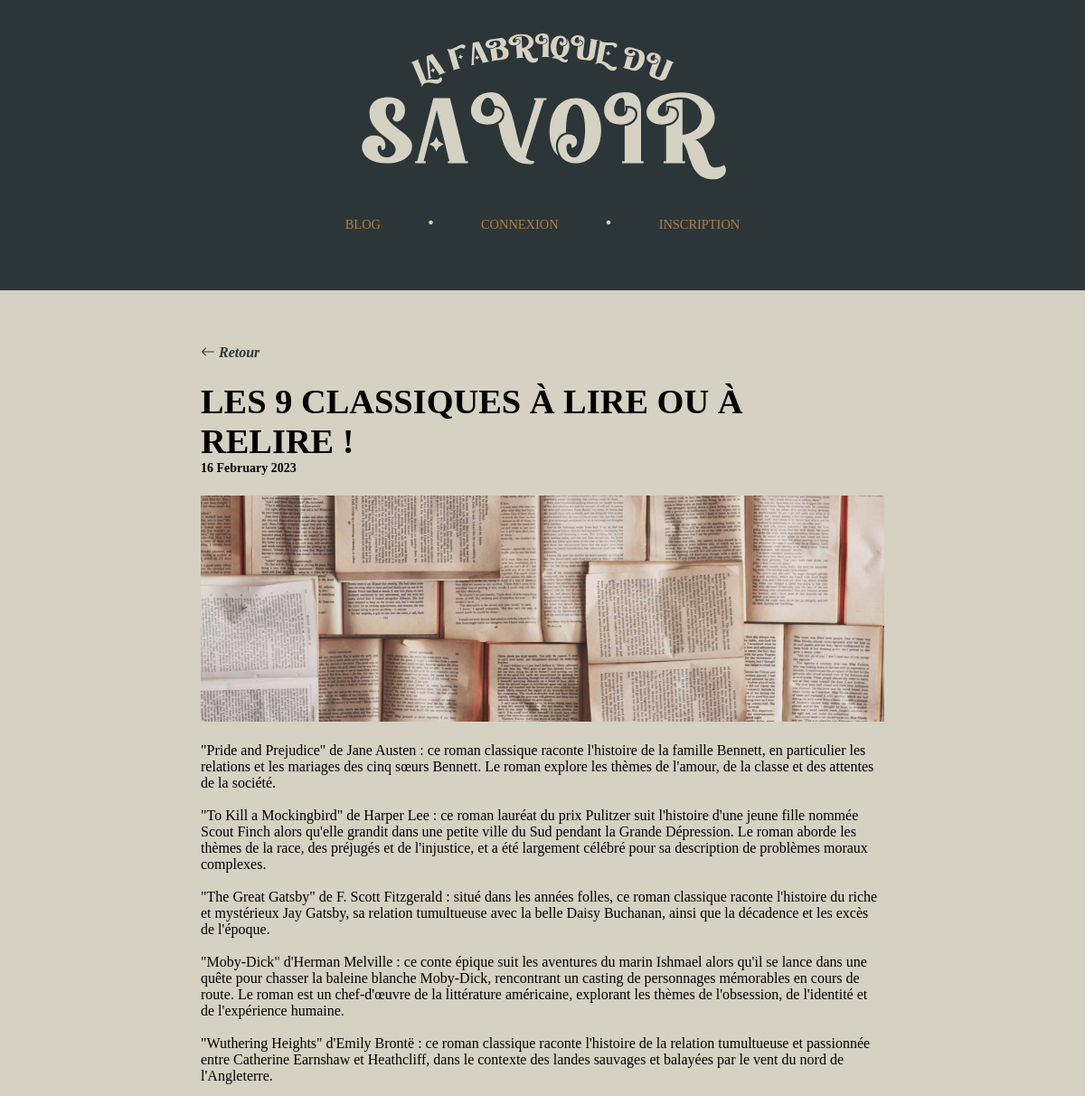
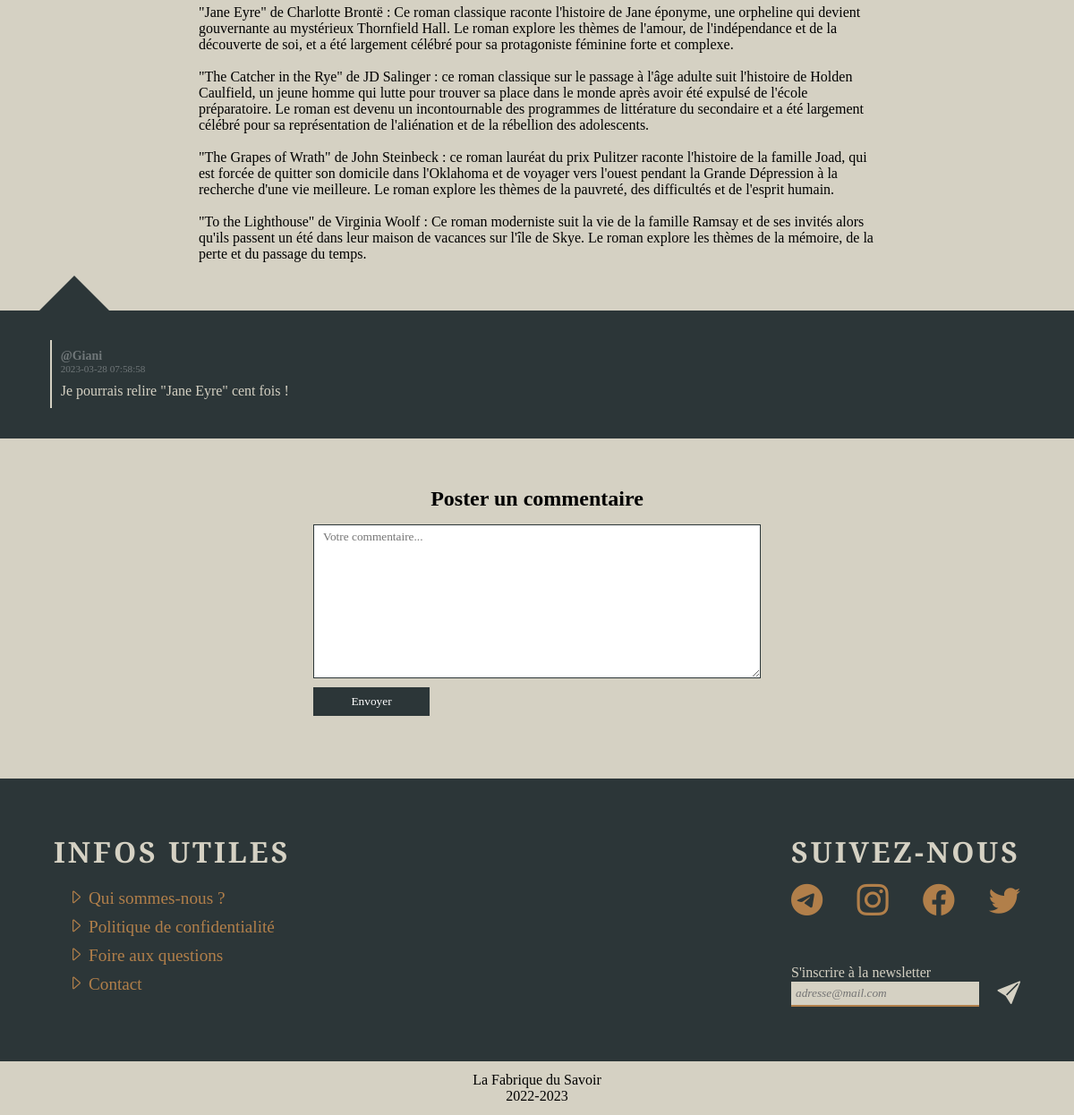
Page /controller/controller.pages.php?page=view.post&id=2 on the committed database (2 pictures, top to bottom).
### tables this page shows
CREATE TABLE `posts` (
  `id_post` int(11) NOT NULL,
  `title_post` varchar(100) NOT NULL,
  `date_post` timestamp NOT NULL DEFAULT current_timestamp(),
  `content_post` text NOT NULL,
  `id_user` int(11) DEFAULT NULL
);

CREATE TABLE `comments` (
  `id_comment` int(11) NOT NULL,
  `content_comment` text NOT NULL,
  `date_comment` timestamp NOT NULL DEFAULT current_timestamp(),
  `id_user` int(11) DEFAULT NULL,
  `id_post` int(11) DEFAULT NULL
);

CREATE TABLE `users` (
  `id_user` int(11) NOT NULL,
  `name_user` varchar(20) NOT NULL,
  `email_user` varchar(50) NOT NULL,
  `pswd_user` varchar(255) NOT NULL,
  `registration_date_user` timestamp NOT NULL DEFAULT current_timestamp(),
  `id_role` int(11) DEFAULT 10
);

### controller/controller.post.php (called while the page is built, shortened)
<?php
$id = $_GET['id'];
$post = select_post($bdd, $id);
$existComment = select_exist_comment($bdd, $id);
$comments = select_comments($bdd, $id);

### model/model.select.php (called while the page is built, shortened)
<?php
function select_post($bdd, $id){
    $stmt = $bdd->prepare(" SELECT *, posts.id_post as id
                            FROM posts
                            LEFT JOIN possess_images
                            ON posts.id_post = possess_images.id_post
                            WHERE posts.id_post = :id
                        ");
    $stmt->execute(array(
        'id' => $id
    ));
    return $stmt->fetch();
}
function select_exist_comment($bdd, $idPost){
    $stmt = $bdd->prepare("SELECT COUNT(*) FROM comments WHERE id_post = :idPost ");
    $stmt->execute(array(
        "idPost" => $idPost
    ));
    $stmt = $stmt->fetchColumn();
    return $stmt>0;
}
function select_comments($bdd, $idPost){
    $stmt = $bdd->prepare(" SELECT comments.content_comment as comment, comments.date_comment as date, users.name_user as username
                            FROM comments
                            JOIN users
                            ON comments.id_user = users.id_user
                            WHERE comments.id_post = :idPost
                            ");
    $stmt->execute(array(
        "idPost" => $idPost
    ));
    return $stmt->fetchAll();
}
?>

### view/view.post.php (the view, shortened to what this page needs)
<div class="post">
    <div class="buttons">
        <div class="back"><a href="../controller/controller.pages.php?page=view.blog"><i class="bi bi-arrow-left"></i> Retour</a></div>
    </div>
    <h1><?=$post['title_post']?></h1>
    <h3><?= strftime('%e %B %Y', strtotime($post['date_post']))?></h3>
    <div class="img">
        <img src="<?= $post['id_image'] != null ? '../assets/uploads/'.$post['id_image'] : '../assets/uploads/post_1.jpg' ?>">
    </div>
    <p><?=nl2br($post['content_post'])?></p>
</div>
<div class="comment-space">
    <div class="bulle-bloc"><div class="bulle"></div></div>
    <?php if($existComment): ?>
        <?php foreach($comments as $comment):?>
        <div class="comment">
            <div class="details-comment">
                <h3>@<?=$comment['username']?></h3>
                <p><?=$comment['date']?></p>
            </div>
            <div class="content"><?=$comment['comment']?></div>
        </div>
        <?php endforeach?>
    <?php else: ?>
        <p class="empty-space">Pas de commentaire sous ce post. Soyez le premier !</p>
    <?php endif ?>
</div>
<div class="post-comment">
    <h2>Poster un commentaire</h2>
    <form method="post">
        <div>
            <textarea name="comment" id="" cols="30" rows="10" placeholder="Votre commentaire..."></textarea>
        </div>
        <div>
            <input type="submit" name="submit" value="Envoyer" class="initialize style-btn">
        </div>
    </form>
</div>

### view/css/all.css (style rules this page uses)
* { margin: 0; padding: 0; text-decoration: none; list-style-type: none; font-family: Cambria; }
body { overflow-x: hidden; background-color: #2c3638; }
.initialize { background: none; border: none; }
.style-btn { text-align: center; width: 130px; padding: 8px 0; background: #2c3638; color: white; }

### view/css/books.css (style rules this page uses)
:root { --num-columns: 10; --column-gap: 10px; }
h3 { font-size: 14px; }

### view/css/post.css (style rules this page uses)
body { overflow-x: hidden; }
* { margin: 0; padding: 0; }
.post, .comment-space { margin-bottom: 5%; }
.post { width: 70%; }
.post h1 { margin-top: 3%; text-transform: uppercase; font-size: 2.4em; }
.img { background-color: azure; width: 100%; height: 250px; overflow: hidden; display: flex; justify-content: center; align-items: center; margin: 3% 0; }
.img img { -o-object-fit: cover; object-fit: cover; width: 100%; }
.back a { color: #2c3638; font-style: italic; font-weight: 600; }
.buttons { display: flex; justify-content: space-between; align-items: center; }
.comment-space { width: 105% !important; background-color: #2c3638; padding: 1% 5%; display: flex; flex-direction: column; justify-content: center; }
.comment-space .bulle-bloc { position: relative; }
.comment-space .bulle-bloc .bulle { position: absolute; top: -50px; width: 0; height: 0; border-left: 50px solid transparent; border-right: 50px solid transparent; border-bottom: 50px solid #2c3638; }
.comment-space .comment { width: 80%; border-left: 2px solid #d5d1c3; padding: 10px; margin: 2%; color: #d5d1c3; }
.comment-space .comment .details-comment { color: #707779; font-size: 0.7em; margin-bottom: 10px; }
.post-comment { width: 70%; display: flex; flex-direction: column; align-items: center; }
.post-comment h2 { margin-bottom: 2%; }
.post-comment form div { width: 500px; display: flex; flex-direction: column; margin-bottom: 2%; }
.post-comment form div textarea { background-color: white; border: 1px solid #2c3638; padding: 5px 10px; }

### rows in the picture
posts: title_post "LES 9 CLASSIQUES À LIRE OU À RELIRE !", date_post "16 February 2023", content_post "\"Pride and Prejudice\" de Jane Austen : ce roman classique raconte l'histoire de la famille Bennett, en particulier les relations et les mariages des cinq sœurs Bennett. Le roman explore les thèmes de l'amour, de la classe et des attentes de la société. \"To Kill a Mockingbird\" de Harper Lee : ce roman lauréat du prix Pulitzer suit l'histoire d'une jeune fille nommée Scout Finch alors qu'elle grandit dans une petite ville du Sud pendant la Grande Dépression. Le roman aborde les thèmes de la race, des préjugés et de l'injustice, et a été largement célébré pour sa description de problèmes moraux complexes. \"The Great Gatsby\" de F. Scott Fitzgerald : situé dans les années folles, ce roman…"
comments: id_user.name_user "Giani", date_comment "2023-03-28 07:58:58", content_comment "Je pourrais relire \"Jane Eyre\" cent fois !"
